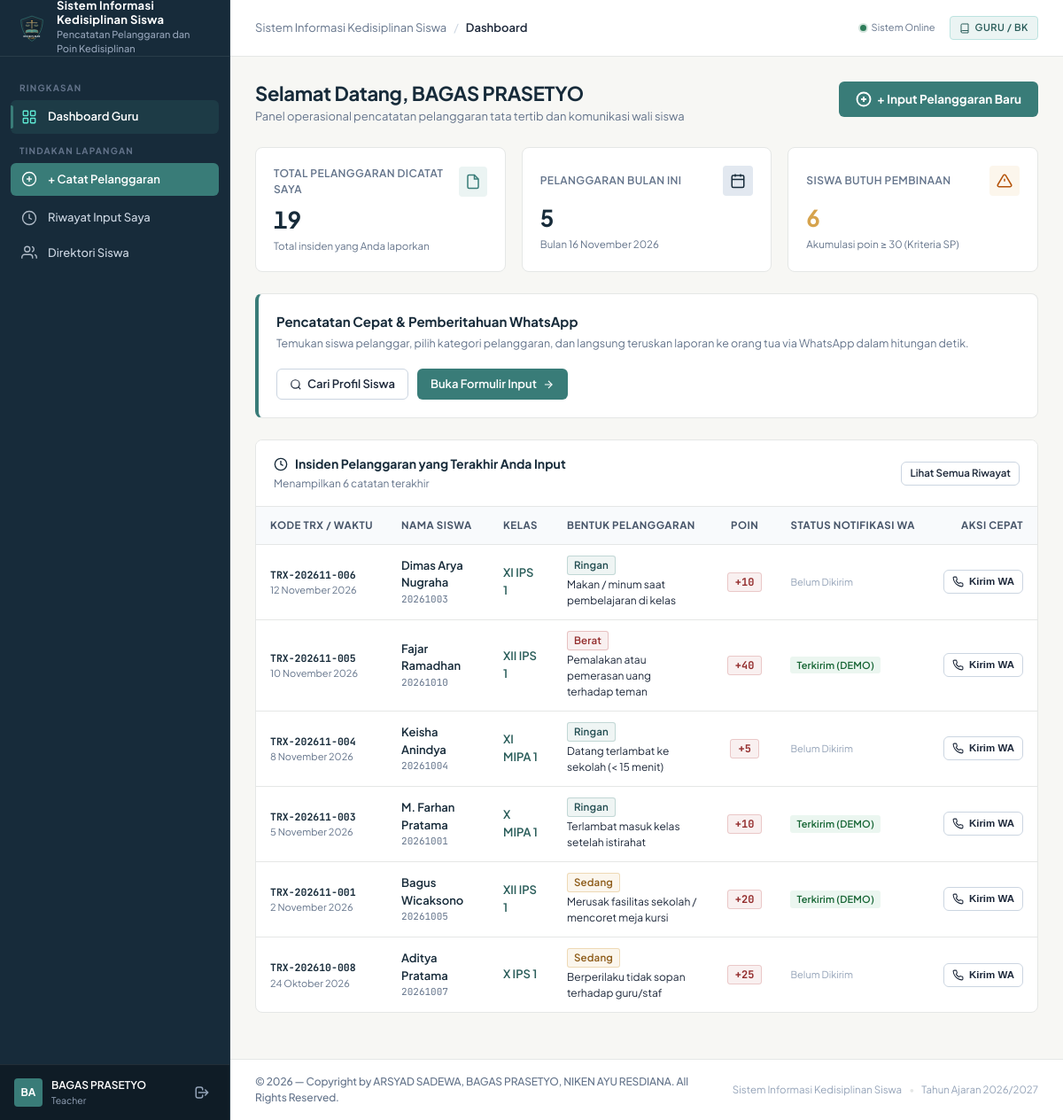
The page /teacher/dashboard.php (signed in) on the database its author committed.
### tables this page shows
CREATE TABLE `users` (
    `id` INT AUTO_INCREMENT PRIMARY KEY,
    `username` VARCHAR(50) NOT NULL UNIQUE,
    `password` VARCHAR(255) NOT NULL,
    `full_name` VARCHAR(100) NOT NULL,
    `role` ENUM('admin', 'teacher', 'parent') NOT NULL,
    `status` ENUM('active', 'inactive') NOT NULL DEFAULT 'active',
    `last_login` DATETIME NULL,
    `created_at` TIMESTAMP DEFAULT CURRENT_TIMESTAMP,
    `updated_at` TIMESTAMP DEFAULT CURRENT_TIMESTAMP ON UPDATE CURRENT_TIMESTAMP
);

CREATE TABLE `violation_records` (
    `id` INT AUTO_INCREMENT PRIMARY KEY,
    `kode_transaksi` VARCHAR(50) NOT NULL UNIQUE,
    `student_id` INT NOT NULL,
    `category_id` INT NOT NULL,
    `teacher_id` INT NOT NULL,
    `poin` INT NOT NULL,
    `tanggal_kejadian` DATE NOT NULL,
    `waktu_kejadian` TIME NOT NULL,
    `tempat_kejadian` VARCHAR(100) NOT NULL DEFAULT 'Lingkungan Sekolah',
    `keterangan` TEXT NOT NULL,
    `status_tindak_lanjut` ENUM('Menunggu', 'Diproses', 'Selesai') NOT NULL DEFAULT 'Diproses',
    `created_at` TIMESTAMP DEFAULT CURRENT_TIMESTAMP,
    `updated_at` TIMESTAMP DEFAULT CURRENT_TIMESTAMP ON UPDATE CURRENT_TIMESTAMP,
    CONSTRAINT `fk_violations_student` FOREIGN KEY (`student_id`) REFERENCES `students` (`id`) ON DELETE RESTRICT ON UPDATE CASCADE,
    CONSTRAINT `fk_violations_category` FOREIGN KEY (`category_id`) REFERENCES `violation_categories` (`id`) ON DELETE RESTRICT ON UPDATE CASCADE,
    CONSTRAINT `fk_violations_teacher` FOREIGN KEY (`teacher_id`) REFERENCES `teachers` (`id`) ON DELETE RESTRICT ON UPDATE CASCADE
);

CREATE TABLE `students` (
    `id` INT AUTO_INCREMENT PRIMARY KEY,
    `nis` VARCHAR(30) NOT NULL UNIQUE,
    `nisn` VARCHAR(30) NULL UNIQUE,
    `nama_lengkap` VARCHAR(100) NOT NULL,
    `jenis_kelamin` ENUM('L', 'P') NOT NULL,
    `class_id` INT NOT NULL,
    `tempat_lahir` VARCHAR(50) NULL,
    `tanggal_lahir` DATE NULL,
    `alamat` TEXT NULL,
    `no_telp_wali` VARCHAR(20) NOT NULL,
    `total_poin` INT NOT NULL DEFAULT 0,
    `status_siswa` ENUM('aktif', 'lulus', 'pindah', 'dikeluarkan') NOT NULL DEFAULT 'aktif',
    `created_at` TIMESTAMP DEFAULT CURRENT_TIMESTAMP,
    `updated_at` TIMESTAMP DEFAULT CURRENT_TIMESTAMP ON UPDATE CURRENT_TIMESTAMP,
    CONSTRAINT `fk_students_class` FOREIGN KEY (`class_id`) REFERENCES `classes` (`id`) ON DELETE RESTRICT ON UPDATE CASCADE
);

CREATE TABLE `classes` (
    `id` INT AUTO_INCREMENT PRIMARY KEY,
    `nama_kelas` VARCHAR(50) NOT NULL UNIQUE,
    `tingkat` ENUM('X', 'XI', 'XII') NOT NULL,
    `jurusan` VARCHAR(50) NOT NULL DEFAULT 'MIPA',
    `wali_kelas_id` INT NULL,
    `tahun_ajaran` VARCHAR(20) NOT NULL DEFAULT '2026/2027',
    `created_at` TIMESTAMP DEFAULT CURRENT_TIMESTAMP,
    `updated_at` TIMESTAMP DEFAULT CURRENT_TIMESTAMP ON UPDATE CURRENT_TIMESTAMP,
    CONSTRAINT `fk_classes_wali` FOREIGN KEY (`wali_kelas_id`) REFERENCES `teachers` (`id`) ON DELETE SET NULL ON UPDATE CASCADE
);

CREATE TABLE `violation_categories` (
    `id` INT AUTO_INCREMENT PRIMARY KEY,
    `kode` VARCHAR(20) NOT NULL UNIQUE,
    `nama_pelanggaran` VARCHAR(150) NOT NULL,
    `tingkat` ENUM('Ringan', 'Sedang', 'Berat') NOT NULL,
    `poin` INT NOT NULL,
    `deskripsi` TEXT NULL,
    `status` ENUM('active', 'inactive') NOT NULL DEFAULT 'active',
    `created_at` TIMESTAMP DEFAULT CURRENT_TIMESTAMP,
    `updated_at` TIMESTAMP DEFAULT CURRENT_TIMESTAMP ON UPDATE CURRENT_TIMESTAMP
);

### teacher/dashboard.php (the view, shortened to what the rows shown need)
<?php
require_role(['teacher']);
$user = current_user();
$pdo = get_db_connection();
$teacher_id = (int)($user['teacher_id'] ?? 1);
$stmtRecent = $pdo->prepare("
    SELECT vr.*, s.nama_lengkap as nama_siswa, s.nis, s.total_poin as akumulasi_siswa, s.no_telp_wali,
           c.nama_kelas, vc.nama_pelanggaran, vc.tingkat,
           (SELECT n.status FROM notifications n WHERE n.violation_record_id = vr.id ORDER BY n.id DESC LIMIT 1) as wa_status
    FROM violation_records vr
    JOIN students s ON vr.student_id = s.id
    JOIN classes c ON s.class_id = c.id
    JOIN violation_categories vc ON vr.category_id = vc.id
    WHERE vr.teacher_id = ?
    ORDER BY vr.tanggal_kejadian DESC, vr.id DESC
    LIMIT 6
");
$stmtRecent->execute([$teacher_id]);
$my_recent = $stmtRecent->fetchAll();
require_once __DIR__ . '/../includes/header.php';
?>
<div class="page-header">
  <div>
    <h1 class="page-title">Selamat Datang, <?= e($user['nama_guru'] ?? $user['full_name']) ?></h1>
    <p class="page-subtitle">Panel operasional pencatatan pelanggaran tata tertib dan komunikasi wali siswa</p>
  </div>
</div>
<div class="surface-card">
  <div class="card-header-styled">
    <div>
      <h2 class="card-title-styled">
        <svg width="16" height="16" viewBox="0 0 24 24" fill="none" stroke="currentColor" stroke-width="2"><circle cx="12" cy="12" r="10"/><polyline points="12 6 12 12 16 14"/></svg>
        Insiden Pelanggaran yang Terakhir Anda Input
      </h2>
    </div>
  </div>
  <div class="card-body-styled" style="padding: 0;">
    <div class="table-responsive">
      <table class="app-table">
        <thead>
          <tr>
            <th>Kode TRX / Waktu</th>
            <th>Nama Siswa</th>
            <th>Kelas</th>
            <th>Bentuk Pelanggaran</th>
            <th style="text-align: center;">Poin</th>
            <th>Status Notifikasi WA</th>
            <th style="text-align: right;">Aksi Cepat</th>
          </tr>
        </thead>
        <tbody>
          <?php if (empty($my_recent)): ?>
            <tr>
              <td colspan="7">
                <div class="empty-state">
                  <div class="empty-state-title">Belum ada pelanggaran yang dicatat</div>
                  <div class="empty-state-text">Klik tombol "+ Input Pelanggaran Baru" untuk memulai pencatatan.</div>
                </div>
              </td>
            </tr>
          <?php else: ?>
            <?php foreach ($my_recent as $r):
              $sev_class = ($r['tingkat'] === 'Berat') ? 'badge-berat' : (($r['tingkat'] === 'Sedang') ? 'badge-sedang' : 'badge-ringan');
            ?>
              <tr>
                <td>
                  <span style="font-family: var(--font-mono); font-weight: 700; color: var(--color-primary); font-size: 11.5px;"><?= e($r['kode_transaksi']) ?></span>
                  <div style="font-size: 11px; color: var(--color-text-muted);"><?= format_date_id($r['tanggal_kejadian']) ?></div>
                </td>
                <td>
                  <div style="font-weight: 600; color: var(--color-primary);"><?= e($r['nama_siswa']) ?></div>
                  <div style="font-size: 11px; color: var(--color-text-muted); font-family: var(--font-mono);"><?= e($r['nis']) ?></div>
                </td>
                <td>
                  <span style="font-weight: 600; color: var(--color-accent-dark);"><?= e($r['nama_kelas']) ?></span>
                </td>
                <td>
                  <span class="badge <?= $sev_class ?>"><?= e($r['tingkat']) ?></span>
                  <div style="font-size: 12px; margin-top: 2px; max-width: 200px;" title="<?= e($r['nama_pelanggaran']) ?>">
                    <?= e($r['nama_pelanggaran']) ?>
                  </div>
                </td>
                <td style="text-align: center;">
                  <span class="badge-points danger">+<?= (int)$r['poin'] ?></span>
                </td>
                <td>
                  <?php if ($r['wa_status'] === 'sent' || $r['wa_status'] === 'simulated'): ?>
                    <span class="badge" style="background-color: #EBF6F0; color: #166534; font-size: 11px;">
                      <?= $r['wa_status'] === 'simulated' ? 'Terkirim (DEMO)' : 'Terkirim' ?>
                    </span>
                  <?php elseif ($r['wa_status'] === 'failed'): ?>
                    <span class="badge" style="background-color: #FEF2F2; color: #DC2626; font-size: 11px;">Gagal Terkirim</span>
                  <?php else: ?>
                    <span style="font-size: 11px; color: var(--color-text-subtle);">Belum Dikirim</span>
                  <?php endif; ?>
                </td>
                <td style="text-align: right; white-space: nowrap;">
                  <button type="button" class="btn btn-secondary btn-sm" onclick="quickSendWA(<?= (int)$r['id'] ?>, '<?= e(addslashes($r['nama_siswa'])) ?>', '<?= e($r['no_telp_wali']) ?>')">
                    <span>Kirim WA</span>
                  </button>
                </td>
              </tr>
            <?php endforeach; ?>
          <?php endif; ?>
        </tbody>
      </table>
    </div>
  </div>
</div>
<?php require_once __DIR__ . '/../includes/footer.php'; ?>

### includes/sidebar.php (shortened to what the rows shown need)
<?php
$user = current_user();
?>
<aside class="app-sidebar" id="app-sidebar">
  <div class="sidebar-footer">
    <div class="user-mini-profile">
      <div class="user-avatar-initials">
        <?= strtoupper(substr($user['full_name'], 0, 2)) ?>
      </div>
      <div class="user-info">
        <span class="user-name" title="<?= e($user['full_name']) ?>"><?= e($user['full_name']) ?></span>
        <span class="user-role"><?= e($user['role']) ?></span>
      </div>
    </div>
  </div>
</aside>

### rows shown on the page
users: substr($user['full_name'], 0, 2) "BA", full_name "BAGAS PRASETYO", role "Teacher"
violation_records: kode_transaksi "TRX-202611-006", tanggal_kejadian "12 November 2026", student.nama_lengkap "Dimas Arya Nugraha", student.nis "20261003", classes.nama_kelas "XI IPS 1", category.tingkat "Ringan", category.nama_pelanggaran "Makan / minum saat pembelajaran di kelas", poin "10", shows "Belum Dikirim"
violation_records: kode_transaksi "TRX-202611-005", tanggal_kejadian "10 November 2026", student.nama_lengkap "Fajar Ramadhan", student.nis "20261010", classes.nama_kelas "XII IPS 1", category.tingkat "Berat", category.nama_pelanggaran "Pemalakan atau pemerasan uang terhadap teman", poin "40", shows "Terkirim (DEMO)"
violation_records: kode_transaksi "TRX-202611-004", tanggal_kejadian "8 November 2026", student.nama_lengkap "Keisha Anindya", student.nis "20261004", classes.nama_kelas "XI MIPA 1", category.tingkat "Ringan", category.nama_pelanggaran "Datang terlambat ke sekolah (< 15 menit)", poin "5", shows "Belum Dikirim"
violation_records: kode_transaksi "TRX-202611-003", tanggal_kejadian "5 November 2026", student.nama_lengkap "M. Farhan Pratama", student.nis "20261001", classes.nama_kelas "X MIPA 1", category.tingkat "Ringan", category.nama_pelanggaran "Terlambat masuk kelas setelah istirahat", poin "10", shows "Terkirim (DEMO)"
violation_records: kode_transaksi "TRX-202611-001", tanggal_kejadian "2 November 2026", student.nama_lengkap "Bagus Wicaksono", student.nis "20261005", classes.nama_kelas "XII IPS 1", category.tingkat "Sedang", category.nama_pelanggaran "Merusak fasilitas sekolah / mencoret meja kursi", poin "20", shows "Terkirim (DEMO)"
violation_records: kode_transaksi "TRX-202610-008", tanggal_kejadian "24 Oktober 2026", student.nama_lengkap "Aditya Pratama", student.nis "20261007", classes.nama_kelas "X IPS 1", category.tingkat "Sedang", category.nama_pelanggaran "Berperilaku tidak sopan terhadap guru/staf", poin "25", shows "Belum Dikirim"

### other values the page prints
APP_NAME "Sistem Informasi Kedisiplinan Siswa"
APP_SUBTITLE "Pencatatan Pelanggaran dan Poin Kedisiplinan"
$b['title'] "Dashboard"
$my_total_records "19"
$my_month_records "5"
$students_in_danger "6"
get_setting('academic_year', '2026/2027') "2026/2027"
